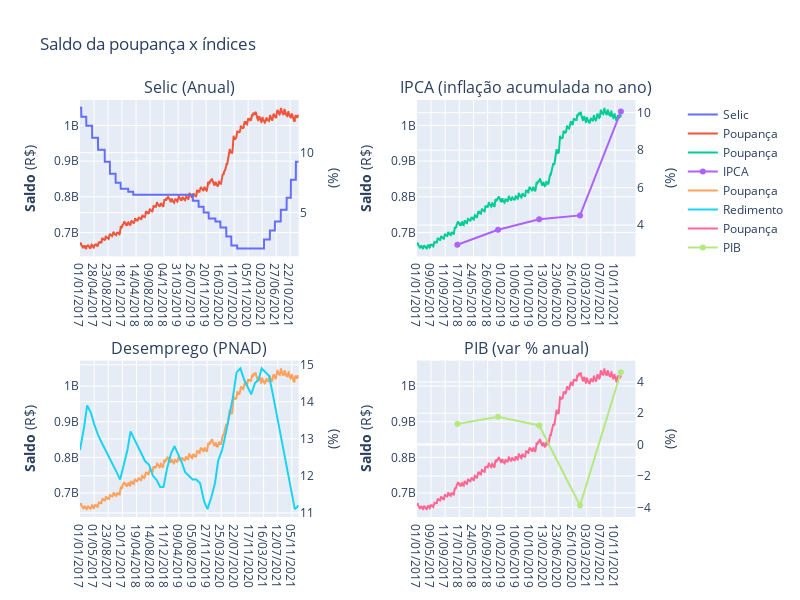

Notebook cell for this chart:
### Markdown cell above
Analisando o gráfico, percebe-se que houve um crescimento mais acentuado no saldo entre os meses 3 e 12 de 2020. Por outro lado houve, no mesmo período, um decréscimo considerável da rentabilidade, o que causa estranheza, pois aparentemente não impactou a decisão de optar guardar o dinheiro na poupança. Uma possível explicação para o saldo da poupança aumentar mesmo com a rentabilidade diminuindo é a confiança que os clientes têm nesse tipo de depósito.Dessa forma, para investigar melhor, faz-se a comparação com os demais dados.

### Code cell
#plot dos gráficos

from plotly.subplots import make_subplots
import plotly.graph_objects as go

fig = make_subplots(rows=2, cols=2,subplot_titles=("Selic (Anual)","IPCA (inflação acumulada no ano)", "Desemprego (PNAD)", "PIB (var % anual)"),
                                       specs=[[{"secondary_y": True}, {"secondary_y": True}],
                           [{"secondary_y": True}, {"secondary_y": True}]])
                   
#Grafico 1 - Selic x Poupança
fig.add_trace(
    go.Scatter(x= Dados_selic['data'], y=Dados_selic['valor'], name="Selic"),row=1, col=1,
    secondary_y=True,
)

fig.add_trace(
    go.Scatter(x= poup['data'], y=poup['valor'], name="Poupança"),row=1, col=1,
    secondary_y=False,
)


#Gráfico 2 - Inflação x Poupança
fig.add_trace(
    go.Scatter(x= poup['data'], y=poup['valor'], name="Poupança"),row=1, col=2,
    secondary_y=False,
)

fig.add_trace(
    go.Scatter(x= Dados_ipca_anual['data'], y=Dados_ipca_anual['valor'], name="IPCA"),row=1, col=2,
    secondary_y=True,
)

#Gráfico 3 - Desemprego x Poupança

fig.add_trace(
    go.Scatter(x= poup['data'], y=poup['valor'], name="Poupança"),row=2, col=1,
    secondary_y=False,
)

fig.add_trace(
    go.Scatter(x= Dados_desemprego['data'], y=Dados_desemprego['valor'], name="Redimento"),row=2, col=1,
    secondary_y=True,
)
#Gráfico 4 - PIB X Poupança

fig.add_trace(
    go.Scatter(x= poup['data'], y=poup['valor'], name="Poupança"),row=2, col=2,
    secondary_y=False,
)

fig.add_trace(
    go.Scatter(x= Dados_pib['data'], y=Dados_pib['valor'], name="PIB"),row=2, col=2,
    secondary_y=True,
)


#Legenda dos eixos y

fig.update_yaxes(title_text="<b>Saldo</b> (R$)", secondary_y=False, row=1, col=1)
fig.update_yaxes(title_text="(%)", secondary_y=True, row=1, col=1)

fig.update_yaxes(title_text="<b>Saldo</b> (R$)", secondary_y=False, row=1, col=2)
fig.update_yaxes(title_text="(%)", secondary_y=True, row=1, col=2)

fig.update_yaxes(title_text="<b>Saldo</b> (R$)", secondary_y=False, row=2, col=1)
fig.update_yaxes(title_text="(%)", secondary_y=True, row=2, col=1)

fig.update_yaxes(title_text="<b>Saldo</b> (R$)", secondary_y=False, row=2, col=2)
fig.update_yaxes(title_text="(%)", secondary_y=True, row=2, col=2)

fig.update_layout(height=600, width=800, title_text="Saldo da poupança x índices")
fig.show()

### Figure 1 — Plotly figure (JSON) as saved in the notebook; plotly's stock layout.template omitted (floating-point values rounded to 4 significant figures; data arrays with more than 128 entries replaced by an {"elided": "..."} marker saying what was removed)
{"data": [{"name": "Selic", "type": "scatter", "x": {"elided": "1827 str values"}, "xaxis": "x", "y": {"elided": "1827 float values"}, "yaxis": "y2"}, {"name": "Poupança", "type": "scatter", "x": {"elided": "1255 str values"}, "xaxis": "x", "y": {"elided": "1255 float values"}, "yaxis": "y"}, {"name": "Poupança", "type": "scatter", "x": {"elided": "1255 str values"}, "xaxis": "x2", "y": {"elided": "1255 float values"}, "yaxis": "y3"}, {"name": "IPCA", "type": "scatter", "x": ["01/01/2018", "01/01/2019", "01/01/2020", "01/01/2021", "01/01/2022"], "xaxis": "x2", "y": [2.95, 3.75, 4.31, 4.52, 10.06], "yaxis": "y4"}, {"name": "Poupança", "type": "scatter", "x": {"elided": "1255 str values"}, "xaxis": "x3", "y": {"elided": "1255 float values"}, "yaxis": "y5"}, {"name": "Redimento", "type": "scatter", "x": ["01/01/2017", "01/02/2017", "01/03/2017", "01/04/2017", "01/05/2017", "01/06/2017", "01/07/2017", "01/08/2017", "01/09/2017", "01/10/2017", "01/11/2017", "01/12/2017", "01/01/2018", "01/02/2018", "01/03/2018", "01/04/2018", "01/05/2018", "01/06/2018", "01/07/2018", "01/08/2018", "01/09/2018", "01/10/2018", "01/11/2018", "01/12/2018", "01/01/2019", "01/02/2019", "01/03/2019", "01/04/2019", "01/05/2019", "01/06/2019", "01/07/2019", "01/08/2019", "01/09/2019", "01/10/2019", "01/11/2019", "01/12/2019", "01/01/2020", "01/02/2020", "01/03/2020", "01/04/2020", "01/05/2020", "01/06/2020", "01/07/2020", "01/08/2020", "01/09/2020", "01/10/2020", "01/11/2020", "01/12/2020", "01/01/2021", "01/02/2021", "01/03/2021", "01/04/2021", "01/05/2021", "01/06/2021", "01/07/2021", "01/08/2021", "01/09/2021", "01/10/2021", "01/11/2021", "01/12/2021", "01/01/2022"], "xaxis": "x3", "y": [12.7, 13.3, 13.9, 13.7, 13.4, 13.1, 12.9, 12.7, 12.5, 12.3, 12.1, 11.9, 12.3, 12.7, 13.2, 13, 12.8, 12.6, 12.4, 12.3, 12, 11.9, 11.7, 11.7, 12.2, 12.6, 12.8, 12.6, 12.4, 12.1, 12, 11.9, 11.9, 11.8, 11.3, 11.1, 11.4, 11.8, 12.4, 12.7, 13.1, 13.6, 14.1, 14.8, 14.9, 14.6, 14.4, 14.2, 14.5, 14.6, 14.9, 14.8, 14.7, 14.2, 13.7, 13.1, 12.6, 12.1, 11.6, 11.1, 11.2], "yaxis": "y6"}, {"name": "Poupança", "type": "scatter", "x": {"elided": "1255 str values"}, "xaxis": "x4", "y": {"elided": "1255 float values"}, "yaxis": "y7"}, {"name": "PIB", "type": "scatter", "x": ["01/01/2018", "01/01/2019", "01/01/2020", "01/01/2021", "01/01/2022"], "xaxis": "x4", "y": [1.32, 1.78, 1.22, -3.88, 4.62], "yaxis": "y8"}], "layout": {"annotations": [{"font": {"size": 16}, "showarrow": false, "text": "Selic (Anual)", "x": 0.185, "xanchor": "center", "xref": "paper", "y": 1, "yanchor": "bottom", "yref": "paper"}, {"font": {"size": 16}, "showarrow": false, "text": "IPCA (inflação acumulada no ano)", "x": 0.755, "xanchor": "center", "xref": "paper", "y": 1, "yanchor": "bottom", "yref": "paper"}, {"font": {"size": 16}, "showarrow": false, "text": "Desemprego (PNAD)", "x": 0.185, "xanchor": "center", "xref": "paper", "y": 0.375, "yanchor": "bottom", "yref": "paper"}, {"font": {"size": 16}, "showarrow": false, "text": "PIB (var % anual)", "x": 0.755, "xanchor": "center", "xref": "paper", "y": 0.375, "yanchor": "bottom", "yref": "paper"}], "height": 600, "title": {"text": "Saldo da poupança x índices"}, "width": 800, "xaxis": {"anchor": "y", "domain": [0, 0.37]}, "xaxis2": {"anchor": "y3", "domain": [0.57, 0.94]}, "xaxis3": {"anchor": "y5", "domain": [0, 0.37]}, "xaxis4": {"anchor": "y7", "domain": [0.57, 0.94]}, "yaxis": {"anchor": "x", "domain": [0.625, 1], "title": {"text": "<b>Saldo</b> (R$)"}}, "yaxis2": {"anchor": "x", "overlaying": "y", "side": "right", "title": {"text": "(%)"}}, "yaxis3": {"anchor": "x2", "domain": [0.625, 1], "title": {"text": "<b>Saldo</b> (R$)"}}, "yaxis4": {"anchor": "x2", "overlaying": "y3", "side": "right", "title": {"text": "(%)"}}, "yaxis5": {"anchor": "x3", "domain": [0, 0.375], "title": {"text": "<b>Saldo</b> (R$)"}}, "yaxis6": {"anchor": "x3", "overlaying": "y5", "side": "right", "title": {"text": "(%)"}}, "yaxis7": {"anchor": "x4", "domain": [0, 0.375], "title": {"text": "<b>Saldo</b> (R$)"}}, "yaxis8": {"anchor": "x4", "overlaying": "y7", "side": "right", "title": {"text": "(%)"}}}}
